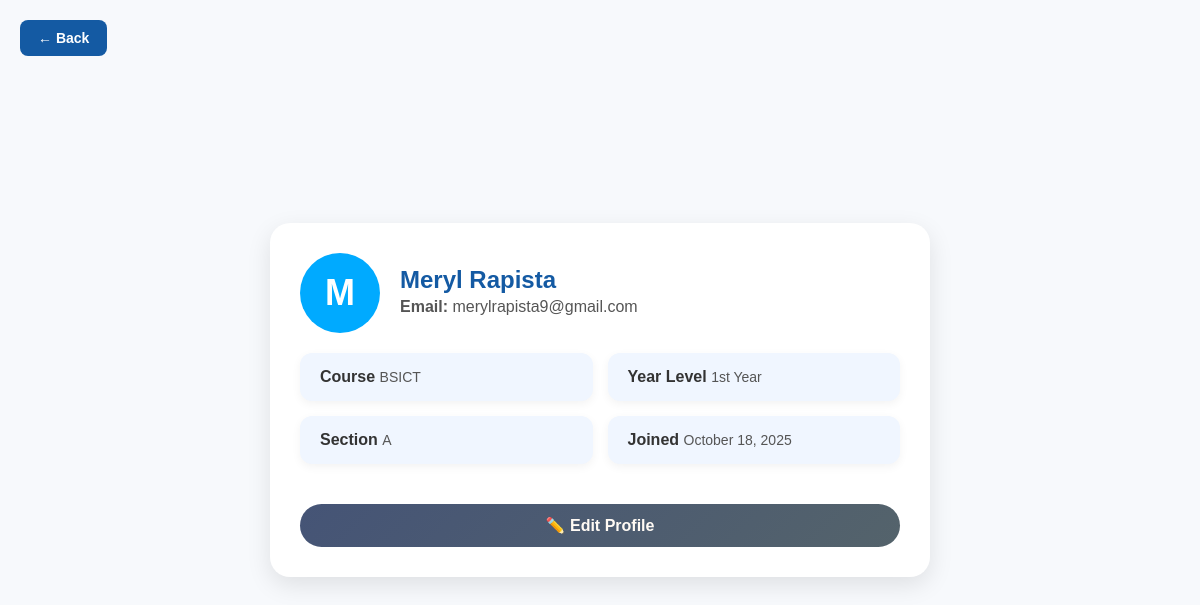
The page /php/profile.php (signed in) on the database its author committed.
### tables this page shows
CREATE TABLE `users` (
  `id` int(11) NOT NULL,
  `full_name` varchar(255) NOT NULL,
  `email` varchar(255) NOT NULL,
  `password_hash` varchar(255) NOT NULL,
  `role` enum('user','admin') NOT NULL DEFAULT 'user',
  `created_at` timestamp NOT NULL DEFAULT current_timestamp(),
  `course` varchar(100) DEFAULT NULL,
  `year_level` varchar(20) DEFAULT NULL,
  `section` varchar(50) DEFAULT NULL,
  `user_role` enum('student','faculty_staff','visitor','admin') DEFAULT 'student',
  `is_active` tinyint(1) NOT NULL DEFAULT 1,
  `profile_pic` varchar(255) DEFAULT NULL
);

### php/profile.php (the view, shortened to what this page needs)
<?php
require_once "conn.php";
$user_id = $_SESSION["user_id"];
$stmt = $pdo->prepare("SELECT * FROM users WHERE id = :id");
$stmt->execute(['id' => $user_id]);
$user = $stmt->fetch(PDO::FETCH_ASSOC);
$initials = strtoupper(substr($user['full_name'], 0, 1));
$profileImage = !empty($user['profile_pic']) && file_exists('../uploads/profile_pics/' . $user['profile_pic'])
    ? '../uploads/profile_pics/' . $user['profile_pic']
    : null;
?>
<!DOCTYPE html>
<html lang="en">
<head>
</head>
<body>
<a href="dashboard.php" class="back-btn">← Back</a>
<div class="profile-container">
    <div class="profile-card">
        <div class="profile-header">
            <div class="profile-avatar">
                <?php if ($profileImage): ?>
                    <img src="<?= $profileImage ?>" alt="Profile Picture">
                <?php else: ?>
                    <?= $initials ?>
                <?php endif; ?>
            </div>
            <div class="profile-info">
                <h2><?= htmlspecialchars($user['full_name']) ?></h2>
                <p><strong>Email:</strong> <?= htmlspecialchars($user['email']) ?></p>
            </div>
        </div>
        <div class="info-grid">
            <?php if(!empty($user['course'])): ?>
            <div class="info-card">
                <span class="label">Course</span>
                <span class="value"><?= htmlspecialchars($user['course']) ?></span>
            </div>
            <?php endif; ?>
            <?php if(!empty($user['year_level'])): ?>
            <div class="info-card">
                <span class="label">Year Level</span>
                <span class="value"><?= htmlspecialchars($user['year_level']) ?></span>
            </div>
            <?php endif; ?>
            <?php if(!empty($user['section'])): ?>
            <div class="info-card">
                <span class="label">Section</span>
                <span class="value"><?= htmlspecialchars($user['section']) ?></span>
            </div>
            <?php endif; ?>
            <div class="info-card">
                <span class="label">Joined</span>
                <span class="value"><?= date("F d, Y", strtotime($user['created_at'])) ?></span>
            </div>
        </div>
        <a href="edit_profile.php" class="edit-btn">✏️ Edit Profile</a>
    </div>
</div>
</body>
</html>

### php/profile.php (style rules this page uses)
body { margin: 0; font-family: 'Poppins', sans-serif; background-color: #f7f9fc; display: flex; justify-content: center; align-items: center; height: 100vh; }
.back-btn { position: fixed; top: 20px; left: 20px; background: #145aa3; padding: 10px 18px; color: #fff; text-decoration: none; border-radius: 8px; font-weight: 600; font-size: 14px; transition: 0.3s; }
.profile-container { padding: 20px; width: 100%; display: flex; justify-content: center; }
.profile-card { background: white; border-radius: 20px; box-shadow: 0 8px 25px rgba(0,0,0,0.1); padding: 30px; max-width: 600px; width: 100%; display: flex; flex-direction: column; gap: 20px; }
.profile-header { display: flex; align-items: center; gap: 20px; }
.profile-avatar { width: 80px; height: 80px; border-radius: 50%; background: #00aaff; color: #fff; font-size: 36px; font-weight: bold; display: flex; align-items: center; justify-content: center; }
.profile-info h2 { margin: 0; color: #145aa3; }
.profile-info p { margin: 4px 0; color: #555; }
.info-grid { display: grid; grid-template-columns: repeat(auto-fit, minmax(200px, 1fr)); gap: 15px; }
.info-card { background: #f0f6ff; padding: 15px 20px; border-radius: 12px; box-shadow: 0 3px 10px rgba(0,0,0,0.05); }
.label { font-weight: 600; color: #333; }
.value { color: #555; font-size: 14px; }
.edit-btn { display: inline-block; margin-top: 20px; padding: 12px 30px; background: linear-gradient(135deg, #455476ff, #54636bff); color: #fffaf4; border-radius: 30px; font-weight: 600; text-decoration: none; font-size: 16px; text-align: center; transition: 0.3s; }

### rows shown on the page
users: full_name "M", full_name "Meryl Rapista", email "merylrapista9@gmail.com", course "BSICT", year_level "1st Year", section "A", created_at "October 18, 2025"
